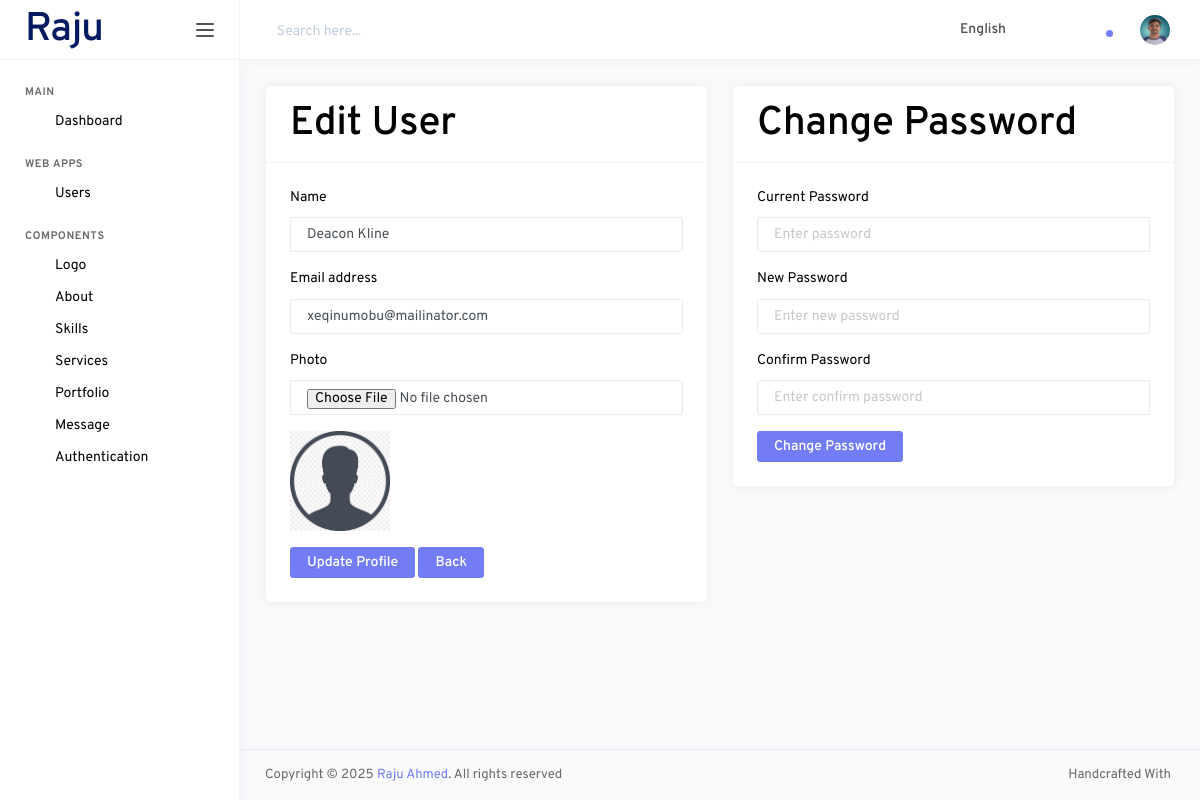
The page /users/user_edit.php?id=46 (signed in) on the database its author committed.
### tables this page shows
CREATE TABLE `users` (
  `id` int NOT NULL,
  `name` varchar(255) NOT NULL,
  `email` varchar(255) NOT NULL,
  `password` varchar(255) NOT NULL,
  `photo` varchar(255) DEFAULT NULL
);

### users/user_edit.php (the view, shortened to what this page needs)
<?php
require '../db.php';
require '../includes/header.php';
$id = $_GET['id'];
$sql = "SELECT * FROM users WHERE id='$id'";
$result = mysqli_query($conn, $sql);
$row = mysqli_fetch_assoc($result);
?>
<div class="row">
    <div class="col-lg-6">
        <div class="card card-default">
            <div class="card-header card-header-border-bottom d-flex justify-content-between align-items-center">
                <h2>Edit User</h2>
            </div>
            <div class="card-body">
                <form action="user_update.php" method="POST" multiple="multiple" enctype="multipart/form-data">
                    <div class="form-group">
                        <label for="name">Name</label>
                        <input type="text" name="name" value="<?= $row['name']?>" class="form-control" id="name" placeholder="Enter name">
                    </div>
                    <div class="form-group mt-3">
                    <label for="email">Email address</label>
                        <input type="email" name="email" value="<?= $row['email']?>" class="form-control" id="email" placeholder="Enter email">
                    </div>
                    <div class="form-group mt-3">
                    <label for="photo">Photo</label>
                        <input type="file" name="image" class="form-control" id="photo" onchange="document.getElementById('blah').src = window.URL.createObjectURL(this.files[0])">
                    </div>
                    <div class="user_image">
                        <?php
                        if ($row['photo'] == '') {
                            echo '<img src="/wdlv2403/uploads/user/default_user.png" width="100" />';
                        } else {
                            echo '<img id="blah" src="/wdlv2403/uploads/user/'.$row['photo'].'" width="100" />';
                        }
                        ?>
                    </div>
                    <button type="submit" class="btn btn-primary mt-3">Update Profile</button>
                    <a href="user.php" class="btn btn-primary mt-3">Back</a>
                </form>
            </div>
        </div>
    </div>
    <div class="col-lg-6">
        <div class="card card-default">
            <div class="card-header card-header-border-bottom d-flex justify-content-between align-items-center">
                <h2>Change Password</h2>
            </div>
            <div class="card-body">
                <form action="user_password_update.php" method="POST">
                    <div class="form-group">
                        <label for="password">Current Password</label>
                        <input type="password" name="password" class="form-control" id="password" placeholder="Enter password">
                    </div>
                    <div class="form-group mt-3">
                        <label for="new_password">New Password</label>
                        <input type="password" name="new_password" class="form-control" id="new_password" placeholder="Enter new password">
                    </div>
                    <div class="form-group mt-3">
                        <label for="confirm_password">Confirm Password</label>
                        <input type="password" name="confirm_password" class="form-control" id="confirm_password" placeholder="Enter confirm password">
                    </div>
                    <button type="submit" class="btn btn-primary">Change Password</button>
                </form>
            </div>
        </div>
    </div>
</div>
<?php
require '../includes/footer.php';
?>

### includes/header.php (shortened to what this page needs)
<?php
$logged_id = $_SESSION['logged_id'];
$sql = "SELECT * FROM users WHERE id = '$logged_id'";
$result = mysqli_query($conn, $sql);
$row = mysqli_fetch_assoc($result);
?>
<!DOCTYPE html>
<html lang="en">
<head>
    <link rel="stylesheet" href="/wdlv2403/dashboard/assets/vendors/core/core.css">
    <link rel="stylesheet" href="/wdlv2403/dashboard/assets/vendors/bootstrap-datepicker/bootstrap-datepicker.min.css">
    <link rel="stylesheet" href="/wdlv2403/dashboard/assets/fonts/feather-font/css/iconfont.css">
    <link rel="stylesheet" href="https://cdn.datatables.net/2.2.2/css/dataTables.dataTables.css" />
    <link rel="stylesheet" href="/wdlv2403/dashboard/assets/vendors/flag-icon-css/css/flag-icon.min.css">
    <link rel="stylesheet" href="/wdlv2403/dashboard/assets/css/demo_1/style.css">
</head>
<body>
<div class="main-wrapper">
    <nav class="sidebar">
        <div class="sidebar-header">
            <a href="" class="sidebar-brand">
                <h2>Raju</h2>
            </a>
            <div class="sidebar-toggler not-active">
                <span></span>
                <span></span>
                <span></span>
            </div>
        </div>
        <div class="sidebar-body">
            <ul class="nav">
                <li class="nav-item nav-category">Main</li>
                <li class="nav-item">
                    <a href="/wdlv2403/dashboard.php" class="nav-link">
                        <i class="link-icon" data-feather="box"></i>
                        <span class="link-title">Dashboard</span>
                    </a>
                </li>
                <li class="nav-item nav-category">web apps</li>
                <li class="nav-item">
                    <a class="nav-link" href="/wdlv2403/users/user.php" >
                        <i class="link-icon" data-feather="users"></i>
                        <span class="link-title">Users</span>
                    </a>
                </li>
                <li class="nav-item nav-category">Components</li>
                <li class="nav-item">
                    <a class="nav-link" href="/WDLV2403/components/logo/logo.php">
                        <i class="link-icon" data-feather="feather"></i>
                        <span class="link-title">Logo</span>
                    </a>
                </li>
                <li class="nav-item">
                    <a class="nav-link" href="/WDLV2403/components/about/about.php">
                        <i class="link-icon" data-feather="user"></i>
                        <span class="link-title">About</span>
                    </a>
                </li>
                <li class="nav-item">
                    <a class="nav-link" href="/WDLV2403/components/skill/skill.php">
                        <i class="link-icon" data-feather="inbox"></i>
                        <span class="link-title">Skills</span>
                    </a>
                </li>
                <li class="nav-item">
                    <a class="nav-link" href="/WDLV2403/components/services/service.php">
                        <i class="link-icon" data-feather="pie-chart"></i>
                        <span class="link-title">Services</span>
                    </a>
                </li>
                <li class="nav-item">
                    <a class="nav-link" href="/WDLV2403/components/portfolio/portfolio.php">
                        <i class="link-icon" data-feather="layout"></i>
                        <span class="link-title">Portfolio</span>
                    </a>
                </li>
                <li class="nav-item">
                    <a class="nav-link" href="/WDLV2403/components/message/message.php">
                        <i class="link-icon" data-feather="inbox"></i>
                        <span class="link-title">Message</span>
                    </a>
                </li>
                <li class="nav-item">
                    <a class="nav-link" data-toggle="collapse" href="#authPages" role="button" aria-expanded="false" aria-controls="authPages">
                        <i class="link-icon" data-feather="unlock"></i>
                        <span class="link-title">Authentication</span>
                        <i class="link-arrow" data-feather="chevron-down"></i>
                    </a>
                </li>
            </ul>
        </div>
    </nav>
    <div class="page-wrapper">
        <nav class="navbar">
            <div class="navbar-content">
                <form class="search-form">
                    <div class="input-group">
                        <input type="text" class="form-control" id="navbarForm" placeholder="Search here...">
                    </div>
                </form>
                <ul class="navbar-nav">
                    <li class="nav-item dropdown">
                        <a class="nav-link dropdown-toggle" href="#" id="languageDropdown" role="button" data-toggle="dropdown" aria-haspopup="true" aria-expanded="false">
                            <i class="flag-icon flag-icon-us mt-1" title="us"></i> <span class="font-weight-medium ml-1 mr-1 d-none d-md-inline-block">English</span>
                        </a>
                    </li>
                    <li class="nav-item dropdown nav-apps">
                    </li>
                    <li class="nav-item dropdown nav-messages">
                    </li>
                    <li class="nav-item dropdown nav-notifications">
                        <a class="nav-link dropdown-toggle" href="#" id="notificationDropdown" role="button" data-toggle="dropdown" aria-haspopup="true" aria-expanded="false">
                            <div class="indicator">
                                <div class="circle"></div>
                            </div>
                        </a>
                    </li>
                    <li class="nav-item dropdown nav-profile">
                        <a class="nav-link dropdown-toggle" href="#" id="profileDropdown" role="button" data-toggle="dropdown" aria-haspopup="true" aria-expanded="false">
                            <?php
                            if ($row['photo'] == '') {
                                echo '<img src="/wdlv2403/uploads/user/default_user.png" width="200" />';
                            } else {
                                echo '<img src="/wdlv2403/uploads/user/'.$row['photo'].'" width="250" />';
                            }
                            ?>
                        </a>
                    </li>
                </ul>
            </div>
        </nav>
        <div class="page-content">

### rows shown on the page
users: photo (picture)
users: name "Deacon Kline", email "xeqinumobu@mailinator.com"
